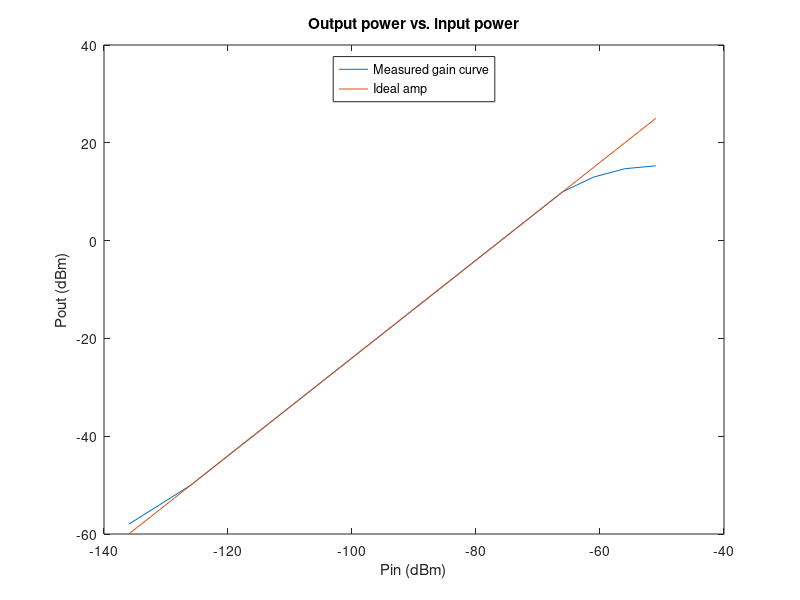

The MATLAB script that drew this image:
% lf_gain_curve.m
% written by jared kofron <jared.kofron@gmail.com>
% displays a gain curve for the low frequency chain and reports the
% linear gain, linear dynamic range, and 1dB input compression point.
function [lg,ldr,cp] = lf_gain_curve()
% x points are power, spaced by 5dBm, from -136 to -51dBm in 18
% intervals.
px = linspace(-136,-51,18);
py = [-58 -54 -50 -45 -40 -35 -30 -25 -20 -15 -10 -5 -0 5 10 13 ...
      14.7 15.3];

% ok, now find the most linear region.  take all of the points and
% do a linear fit.  then drop the outermost two, then fit again,
% and repeat until the fit does not improve any more.
[p,S] = polyfit(px,py,1);
initial_res = S.normr;
test_res = 1000;
pxp = px;
pyp = py;
while 10*test_res > initial_res
    pxp = pxp(2:end-1);
    pyp = pyp(2:end-1);
    [p,S] = polyfit(pxp,pyp,1);
    test_res = S.normr;
end

% plot with title and such
ry = p(1)*px + ones(1,length(px))*p(2);
plot(px,py,px,ry);
title('Output power vs. input power');
xlabel('Pin (dBm)');
ylabel('Pout (dBm)');
legend('Measured gain curve','Ideal amp','location','north');

% now subtract real from ideal to find 1dBCP
dif = py - ry;

% find points that are less than 0
cp_y = dif(dif < 0);
% that's the end of the stuff, so get those pts
cp_x = px(end-length(cp_y)+1:end);
% quadratic fit
[qp,qS] = polyfit(cp_x,cp_y,2);
% add one to both sides and solve.  the answer
% is the larger value.
r = roots([qp(1) qp(2) qp(3)+1]);

lg = p(2);
ldr = [pxp(1) pxp(end)];
cp = max(r);
end